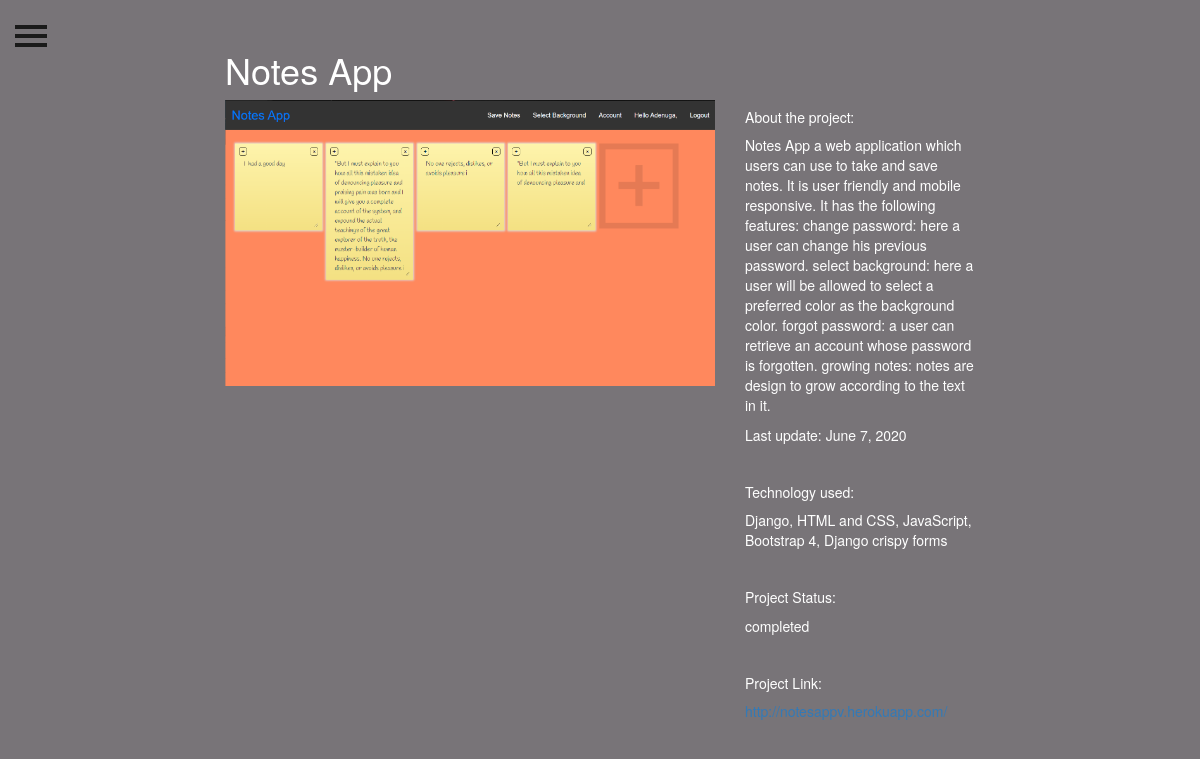
The app's page /projects/5/, older data.
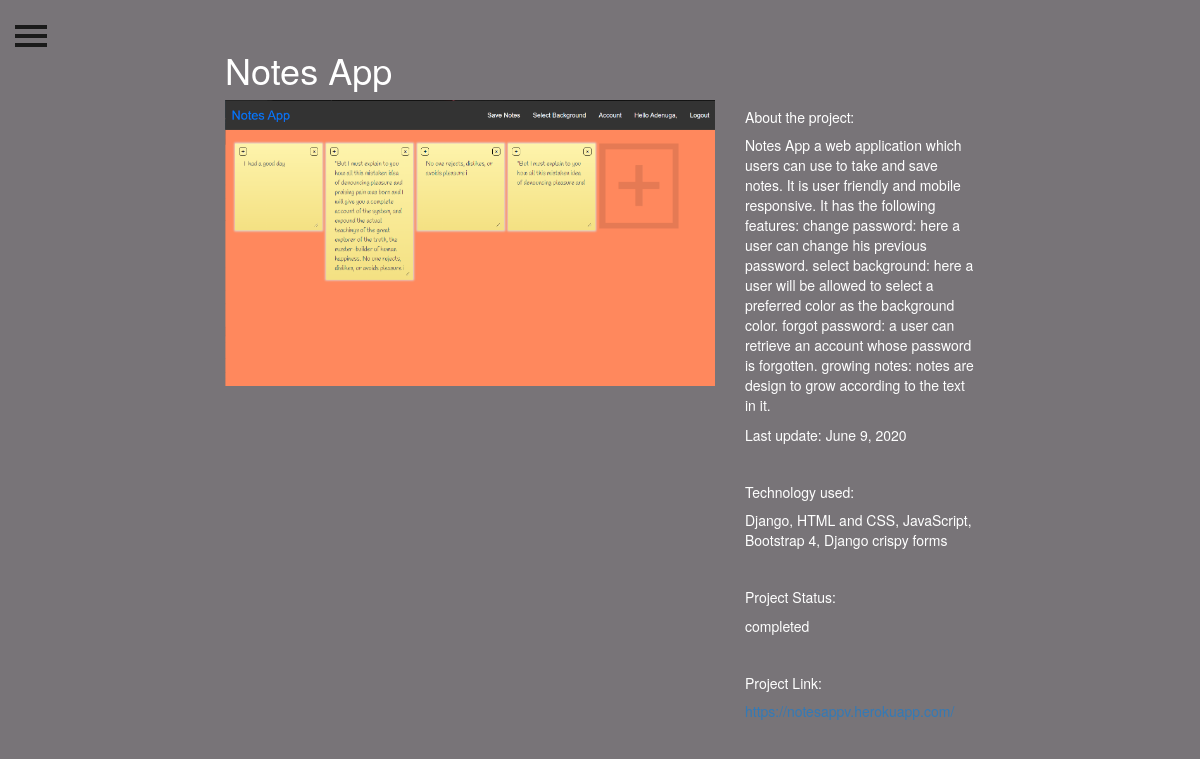
The same page, newer data.
### veekprojects/models.py (models this page shows, shortened)
class Project(models.Model):
    title = models.CharField(max_length=100)
    description = models.TextField()
    technology = models.CharField(max_length=200)
    image = models.ImageField(upload_to='projects/%Y/%m/%d', blank=True)
    last_updated = models.DateField(auto_now=True)
    project_link = models.CharField(max_length=200)
    project_status = models.CharField(max_length=9, choices=(("pending","pending"),("completed","completed"),("aborted","aborted")), default="completed")

### veekprojects/views.py (the view)
# urls.py: path('<int:pk>/', views.project_detail, name = 'project_detail'),
def project_detail(request, pk):
    project = Project.objects.get(pk=pk)
    context = {
        'project': project
    }
    return render(request, 'project_detail.html', context)

### veekprojects/templates/project_detail.html
{% extends "base.html" %}
{% load static %}
{% block page_content %}
<h1>{{ project.title }}</h1>
<div class="row">
    <div class="col-md-8">
        <img src="{% if project.image %}{{ project.image.url }}{% else %}{% static 'img/blank.png' %}{% endif %}" alt="" width="100%">
    </div>
    <div class="col-md-4">
        <h5>About the project:</h5>
        <p>{{ project.description }}</p>
        <p>Last update: {{project.last_updated}}</p>
        <br>
        <h5>Technology used:</h5>
        <p>{{ project.technology }}</p>
        <br>
        <h5>Project Status:</h5>
        <p>{{ project.project_status | linebreaks }}</p>
        <br>
        <h5>Project Link:</h5>
        <p><a href="{{ project.project_link }}" target="_blank">{{ project.project_link }}</a></p>
    </div>
</div>
{% endblock %}

Row changes from the older to the newer data that the page shows:
changed Project "Notes App": last_updated "June 7, 2020" → "June 9, 2020"
